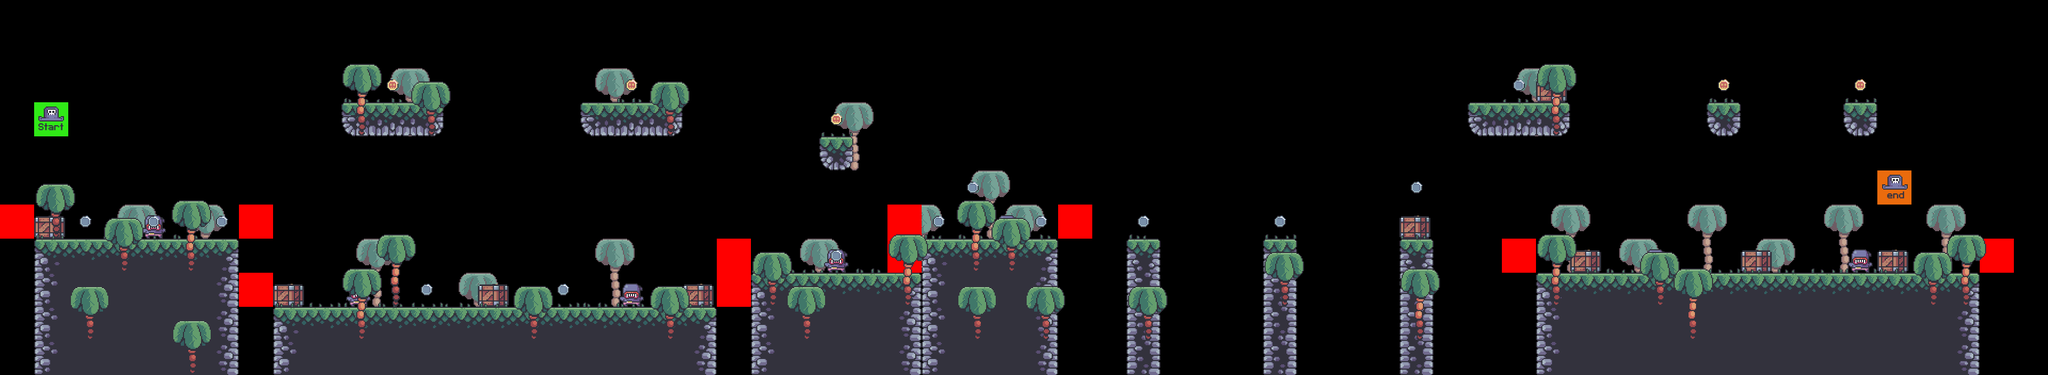

Tiled map render using the project's own tile images. Description and the map definition, with tile-layer contents summarised, below:
An orthogonal 60x11 tile map with 64x64 px tiles, 11 tile layers (bg_palms, terrain, items, crates, ...), 9 tilesets.

<map version="1.5" tiledversion="1.6.0" orientation="orthogonal" renderorder="right-down" width="60" height="11" tilewidth="64" tileheight="64" infinite="0" nextlayerid="10" nextobjectid="1">
 <editorsettings>
  <export target="../0/level_0.csv" format="csv" />
 </editorsettings>
 <tileset firstgid="1" source="../tilesets/terrain_tiles.tsx" />
 <tileset firstgid="17" source="../tilesets/coin_tiles.tsx" />
 <tileset firstgid="19" source="../tilesets/grass_tiles.tsx" />
 <tileset firstgid="24" source="../tilesets/palms.tsx" />
 <tileset firstgid="27" source="../tilesets/crates.tsx" />
 <tileset firstgid="28" source="../tilesets/player_tiles.tsx" />
 <tileset firstgid="30" source="../tilesets/enemy_tiles.tsx" />
 <tileset firstgid="32" source="..tilesets/boss_tiles.tsx" />
  <tileset firstgid="33" source="../tilesets/items.tsx" />
 <layer id="5" name="bg_palms" width="60" height="11">
  <data>[660 cells, 19 non-empty, 1 distinct tile ids]</data>
 </layer>
 <layer id="1" name="terrain" width="60" height="11">
  <data>[660 cells, 144 non-empty, 12 distinct tile ids]</data>
 </layer>
 <layer id="8" name="items" width="60" height="11">
  <data>[660 cells, 10 non-empty, 1 distinct tile ids]</data>
 </layer>
 <layer id="6" name="crates" width="60" height="11">
  <data>[660 cells, 10 non-empty, 1 distinct tile ids]</data>
 </layer>
 <layer id="3" name="grass" width="60" height="11">
  <data>[660 cells, 45 non-empty, 5 distinct tile ids]</data>
 </layer>
 <layer id="8" name="enemies" width="60" height="11">
  <data>[660 cells, 7 non-empty, 1 distinct tile ids]</data>
 </layer>
 <layer id="8" name="boss" width="128" height="11">
  <data>[660 cells, 1 non-empty, 1 distinct tile ids]</data>
 </layer>
 <layer id="9" name="constraints" width="60" height="11">
  <data>[660 cells, 10 non-empty, 1 distinct tile ids]</data>
 </layer>
 <layer id="4" name="fg_palms" width="60" height="11">
  <data>[660 cells, 28 non-empty, 2 distinct tile ids]</data>
 </layer>
 <layer id="2" name="coins" width="60" height="11">
  <data>[660 cells, 18 non-empty, 2 distinct tile ids]</data>
 </layer>
 <layer id="7" name="player" width="60" height="11">
  <data>[660 cells, 2 non-empty, 2 distinct tile ids]</data>
 </layer>
</map>
